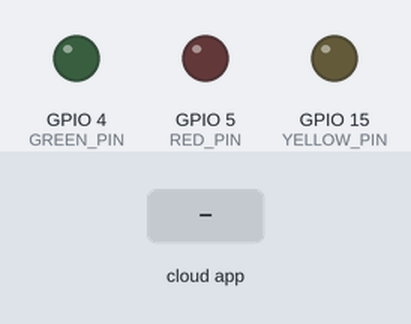
Recording of a sketch running on a simulated ESP8266 (NodeMCU). On the bench: output pins drawn as LEDs (lit = HIGH). Inputs (shaded band) come from the test bench. WiFi joins after 1.5 s; servers stay silent unless stated; network time is answered at once with the bench clock; the local clock reads 2024-03-15 10:24:30 at power-on unless the sketch sets it; what the sketch prints to the serial monitor is not drawn.

Above: at 0.1 s.
At 2.7 s:
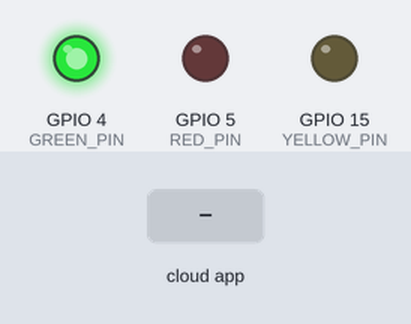
2.8 s: the phone or cloud app sets scheduleControl to 0
4.3 s: the phone or cloud app sets scheduleControl to 1
Timing chart, 0 to 7.3 s (numbered marks = the images above; inputs shaded):
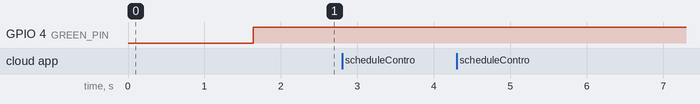

The sketch:

simpleAdafruitIODashboard.ino
```cpp
// (licence header left out)
// comment out the following lines if you are using fona or ethernet
#include "AdafruitIO_WiFi.h"
//included libraries
#include <NTPClient.h>
#include <ESP8266WiFi.h>
#include <WiFiUdp.h>

/******************************* WIFI **************************************/
#define WIFI_SSID "TP-Link_51CA"
#define WIFI_PASS "password"
/************************ Adafruit IO Config *******************************/
// visit io.adafruit.com if you need to create an account,
// or if you need your Adafruit IO key.
#define IO_USERNAME "tisnotgonnawork"
#define IO_KEY "aio_NVKw13FFr1yzR6LuPUjT0gIiVjg4" // <- Adafruit might reset this from time to time so make sure to check this is the same

#if defined(USE_AIRLIFT) || defined(ADAFRUIT_METRO_M4_AIRLIFT_LITE) ||         \
    defined(ADAFRUIT_PYPORTAL)
// Configure the pins used for the ESP32 connection
#if !defined(SPIWIFI_SS) // if the wifi definition isnt in the board variant
// Don't change the names of these #define's! they match the variant ones
#define SPIWIFI SPI
#define SPIWIFI_SS 10 // Chip select pin
#define NINA_ACK 9    // a.k.a BUSY or READY pin
#define NINA_RESETN 6 // Reset pin
#define NINA_GPIO0 -1 // Not connected
#endif
AdafruitIO_WiFi io(IO_USERNAME, IO_KEY, WIFI_SSID, WIFI_PASS, SPIWIFI_SS,
                   NINA_ACK, NINA_RESETN, NINA_GPIO0, &SPIWIFI);
#else
AdafruitIO_WiFi io(IO_USERNAME, IO_KEY, WIFI_SSID, WIFI_PASS);
#endif

/****************FEEDS**********/
//trying to use only one variable to control all other vals
AdafruitIO_Feed *scheduleControl = io.feed("scheduleControl");


#define DAYLIGHTSAVINGS 0 //Change either to 1 or 0 depending on daylight savings. 0 = fall back (no daylight savings)
#define GREEN_PIN 4
#define YELLOW_PIN 15
#define RED_PIN 5
#define LIGHT_ON 1
#define LIGHT_OFF 0
#define WARNING_TIME 5
#define CLEANUP_TIME 13 //13 minute offset from last period to turn yellow on when it's cleanup time (2:18 - 13 mins = 2:05 <- cleanup time start)

//time setup
//offset for time zone
const long utcOffsetInSeconds = -18000;
//days of the week
char daysOfTheWeek[7][12] = {"Sunday", "Monday", "Tuesday", "Wednesday", "Thursday", "Friday", "Saturday"};

// Define NTP Client to get time
WiFiUDP ntpUDP;
NTPClient timeClient(ntpUDP, "pool.ntp.org", utcOffsetInSeconds);

int schReg[65][2] {
  //The hours is the first value, the minutes is the second value
  //When it says "Block #" that's how the computer is going through each period.
  //REGULAR TIME SCHEDULE:
  //Index (#0 - 15) <- Range of Positions for this schedule
  // Block 0 (ADVISORY)
  {7, 45},  // #0: 465 <- Position # and the conversion of hours and minutes to number of minutes since 12:00 am
  {7, 49},  // #1: 469
  // Block 1 (PERIOD 1)
  {7, 52},  // #2: 472
  {8, 48},  // #3: 528
  // Block 2 (PERIOD 2)
  {8, 51},  // #4: 531
  {9, 47},  // #5: 587
  // Block 3 (PERIOD 3)
  {9, 50},  // #6: 590
  {10, 46}, // #7: 640
  // Block 4 (PERIOD 4)
  {10, 51}, // #8: 651
  {11, 47}, // #9: 707
  // Block 5 (LUNCH)
  {11, 50}, // #10: 710
  {12, 18}, // #11: 738
  // Block 6 (PERIOD 5)
  {12, 23}, // #12: 743
  {13, 19}, // #13: 799
  // Block 7 (PERIOD 6)
  {13, 22}, // #14: 802
  {14, 18}, // #15: 858


  //EARLY RELEASE SCHEDULE:

  //Index (16-29)
  // Block 0 (ADVISORY)
  {7, 45}, // #16: 465
  {7, 50}, // #17: 470
  // Block 1 (PERIOD 1)
  {7, 53}, // #18: 473
  {8, 35}, // #19: 515
  // Block 2 (PERIOD 2)
  {8, 38}, // #20: 518
  {9, 16}, // #21: 556
  // Block 3 (PERIOD 3)
  {9, 19}, // #22: 559
  {9, 57}, // #23: 597
  // Block 4 (PERIOD 4)
  {10, 00}, // #24: 600
  {10, 38}, // #25: 638
  // Block 5 (PERIOD 5)
  {10, 41}, // #26: 641
  {11, 19}, // #27: 679
  // Block 6 (PERIOD 6)
  {11, 22}, //#28: 682
  {12, 00}, //#29: 720

  //ADVISORY ACTIVITY SCHEDULE:

  //Index (30-47)
  // Block 0 (ADVISORY)
  {7, 45}, // #30: 465
  {7, 50}, // #31: 470
  // Block 1 (PERIOD 1)
  {8, 35}, // #32: 515
  {8, 41}, // #33: 521
  // Block 2 (PERIOD 2)
  {8, 44}, // #34: 524
  {9, 32}, // #35: 572
  // Block 3 (ADVISORY ACTIVITY)
  {9, 35}, // #36: 575
  {10, 19}, //#37: 619
  // Block 4 (PERIOD 3)
  {10, 22}, // #38: 622
  {11, 10}, // #39: 670
  // Block 5 (PERIOD 4)
  {11, 15}, // #40: 675
  {12, 03}, // #41: 723
  // Block 6 (LUNCH)
  {12, 06}, // #42: 726
  {12, 36}, // #43: 756
  // Block 7 (PERIOD 5)
  {12, 39}, // #44: 759
  {13, 27}, // #45: 807
  // Block 8 (PERIOD 6)
  {13, 30}, // #46: 810
  {14, 18}, // #47: 858


  //EXTENDED ADVISORY SCHEDULE:

  //Index (48-63)
  // Block 0 (ADVISORY)
  {7, 45}, // #48: 465
  {8, 15}, // #49: 495
  // Block 1 (PERIOD 1)
  {8, 18}, // #50: 498
  {9, 10}, // #51: 550
  // Block 2 (PERIOD 2)
  {9, 13}, // #52: 553
  {10, 05}, // #53: 605
  // Block 3 (PERIOD 3)
  {10, 8}, // #54: 608
  {11, 00}, // #55: 660
  // Block 4 (PERIOD 4)
  {11, 03}, // #56: 663
  {11, 55}, // #57: 715
  // Block 5 (LUNCH)
  {11, 58}, // #58: 718
  {12, 28}, // #59: 748
  // Block 6 (PERIOD 5)
  {12, 31}, // #60: 751
  {13, 23}, // #61: 803
  // Block 7 (PERIOD 6)
  {13, 26}, // #62: 806
  {14, 18}, // #63: 858
};

// Multidimensional array to control schedules
// This is the order of values in the array
// {schStartVal, schEndVal, lunchVal}
uint8_t schCnt[4][3] {
  {0, 15, 10},
  {16, 29, 0},
  {30, 47, 42},
  {48, 63, 58},
};

/*******VARIABLES****/
int schIndex = 0;
int block = schIndex;
int nowTime = 460;
int scheduleControlVal = 0;
int schStartVal = 0;
int schEndVal = 0;
int lunchVal = 0;

// Converts the hours and minutes of the array into # of minutes since 12:00 am
int convert_time(int hrs, int mns) {
  int conv_time;
  conv_time = hrs * 60;
  conv_time = conv_time + mns;
  return conv_time;
};


void setup() {

  // start the serial connection
  Serial.begin(115200);
  // wait for serial monitor to open
  while (! Serial);

  int conv_time;
  int i;

  // start the wifi connection
  WiFi.begin(WIFI_SSID, WIFI_PASS);
  // will print out . until connected
  // make sure to change WIFI_SSID and WIFI_PASS in the defines up top if not connecting within 1 min or so
  while ( WiFi.status() != WL_CONNECTED ) {
    delay ( 500 );
    Serial.print ( "." );
  }

  timeClient.begin();

  // connect to io.adafruit.com
  Serial.print("Connecting to Adafruit IO");
  io.connect();

  // set up a message handler for the feeds.
  // the handleMessage function (defined below)
  // will be called whenever a message is
  // received from adafruit io.
  scheduleControl->onMessage(scheduleControlValue);


  // wait for a connection (will print out . until connected to Adafruit IO)
  // make sure to change IO_USERNAME and IO_KEY  up top
  while (io.status() < AIO_CONNECTED) {
    Serial.print(".");
    delay(500);
  }

  // we are connected
  Serial.println();
  Serial.println(io.statusText());

  // make sure the feed gets its current values right away
  scheduleControl->get();

  // setup pins (change value with defines up top)
  // for Feather Huzzah make sure to avoid GPIO 0, 2, 15
  pinMode(GREEN_PIN, OUTPUT);
  pinMode(YELLOW_PIN, OUTPUT);
  pinMode(RED_PIN, OUTPUT);

  int hrs = timeClient.getHours() + DAYLIGHTSAVINGS;
  int mins = timeClient.getMinutes();
  int secs = timeClient.getSeconds();
  convert_time(hrs, mins);
  int nowTime = conv_time;

  // Gets initial block
  for ( i = 0; i < 8; i += 2) {
    int startPeriod = convert_time(schReg[i][0], schReg[i][1]);
    int nextPeriod = convert_time(schReg[i + 2][0], schReg[i + 2][1]);
    if (nowTime >= startPeriod && nowTime <= nextPeriod) {
      break;
    }
  }
  block = i;
}

void loop() {

  io.run();

  timeClient.update();


  // Date and time print statements
  // This prints out the #day of the week -> Serial.print(daysOfTheWeek[timeClient.getDay()]);
  //Serial.print(timeClient.getDay());
  //Serial.print(", ");
  Serial.print(timeClient.getHours() + DAYLIGHTSAVINGS);
  Serial.print(":");
  Serial.print(timeClient.getMinutes());
  Serial.print(":");
  Serial.print(timeClient.getSeconds());
  Serial.print(" ");
  //Serial.println(timeClient.getFormattedTime());
  // ^ does the same thing as the previous serial statements

  int conv_time;
  int hrs = timeClient.getHours() + DAYLIGHTSAVINGS;
  int mins = timeClient.getMinutes();
  int sec = timeClient.getSeconds();
  int nowTime = convert_time(hrs, mins);

  // Gets time values for current period
  int startPeriod = convert_time(schReg[block][0], schReg[block][1]); //green is on between startPeriod and endPeriod - 5
  int endPeriod = convert_time(schReg[block + 1][0], schReg[block + 1][1]); // yellow is on between endPeriod - 5 and endPeriod
  int nextPeriod = convert_time(schReg[block + 2][0], schReg[block + 2][1]);  //red is on between endPeriod and nextPeriod

  //Uncomment to see the values of schStartVal, schEndVal, and lunchVal on the Serial monitor
  /*
    Serial.print(" schStartVal: ");
    Serial.print(schStartVal);
    Serial.print(" schEndVal: ");
    Serial.print(schEndVal);
    Serial.print(" lunchVal: ");
    Serial.print(lunchVal);
  */

  //Uncomment to see the values of nowTime, StartPeriod, endPeriod, nextPeriod, and block on the Serial monitor
  /*
    Serial.print("nowTime: ");
    Serial.print(nowTime);
    Serial.print(" StartP: ");
    Serial.print(startPeriod);
    Serial.print("  ");
    Serial.print("EndP: ");
    Serial.print(endPeriod);
    Serial.print("  ");
    Serial.print("NextP: ");
    Serial.print(nextPeriod);
    Serial.print("  ");
    Serial.print("Block: ");
    Serial.print(block / 2);
  */


  schStartVal = schCnt[scheduleControlVal][0];
  schEndVal = schCnt[scheduleControlVal][1];
  lunchVal = schCnt[scheduleControlVal][2];

  // Function to turn off the lights when theres no school
  if (nowTime < convert_time(schReg[schStartVal][0], schReg[schStartVal][1]) || nowTime >= convert_time(schReg[schEndVal][0], schReg[schEndVal][1])) {
    digitalWrite(GREEN_PIN, LIGHT_OFF);
    digitalWrite(YELLOW_PIN, LIGHT_OFF);
    digitalWrite(RED_PIN, LIGHT_OFF);
    block = schIndex;
    Serial.print(" (OUTSIDE SCHOOL)");

    // Turn only red light on during lunch time
  } else if ((nowTime >= convert_time(schReg[lunchVal][0], schReg[lunchVal][1])) && nowTime <= convert_time(schReg[lunchVal + 1][0], schReg[lunchVal + 1][1])) {
    digitalWrite(GREEN_PIN, LIGHT_OFF);
    digitalWrite(YELLOW_PIN, LIGHT_OFF);
    digitalWrite(RED_PIN, LIGHT_ON);
    Serial.print(" (LUNCH)");

    // Turn on yellow on cleanup time for the last period
  } else if (block == 16 && nowTime < endPeriod - CLEANUP_TIME) {
    digitalWrite(GREEN_PIN, LIGHT_OFF);
    digitalWrite(YELLOW_PIN, LIGHT_ON);
    digitalWrite(RED_PIN, LIGHT_OFF);
    Serial.print(" (CLEANUP) ");

    // Class time
  } else if (nowTime < endPeriod - WARNING_TIME) {
    digitalWrite(GREEN_PIN, LIGHT_ON);
    digitalWrite(YELLOW_PIN, LIGHT_OFF);
    digitalWrite(RED_PIN, LIGHT_OFF);
    Serial.print(" (CLASS)");

    // Five minutes before period ends
  } else if (nowTime < endPeriod) {
    digitalWrite(YELLOW_PIN, LIGHT_ON);
    digitalWrite(GREEN_PIN, LIGHT_OFF);
    digitalWrite(RED_PIN, LIGHT_OFF);
    Serial.print(" (WARNING)");

    // Passing time
  } else if (nowTime >= endPeriod && nowTime < nextPeriod) {
    Serial.print(" (PASSING)");
    digitalWrite(RED_PIN, LIGHT_ON);
    digitalWrite(YELLOW_PIN, LIGHT_OFF);

    // Cycle the light and go to next block
  } else if (nowTime >= nextPeriod) {
    digitalWrite(RED_PIN, LIGHT_OFF);
    digitalWrite(GREEN_PIN, LIGHT_ON);
    Serial.print(" !NEW PERIOD!");
    block += 2;
  }

  // Indicates which light is on from the Serial monitor
  if (digitalRead(GREEN_PIN) ==  LIGHT_ON) {
    Serial.print(" |GREEN|");
  }
  if (digitalRead(YELLOW_PIN) == LIGHT_ON) {
    Serial.print(" |YELLOW|");
  }
  if (digitalRead(RED_PIN) ==  LIGHT_ON) {
    Serial.print(" |RED|");
  }

  // Indicates which schedule the stoplight is following on the Serial monitor
  if (schStartVal == schCnt[0][0] && schEndVal == schCnt[0][1] && lunchVal == schCnt[0][2]) {
    Serial.print(" FOLLWING REGULAR SCHEDULE");
  }
  if (schStartVal == schCnt[1][0] && schEndVal == schCnt[1][1]) {
    Serial.print(" FOLLOWING EARLY RELEASE");
  }
  if (schStartVal == schCnt[2][0] && schEndVal == schCnt[2][1] && lunchVal == schCnt[2][2]) {
    Serial.print(" FOLLOWING ADVISORY ACTIVITY" );
  }
  if (schStartVal == schCnt[3][0] && schEndVal == schCnt[3][1] && lunchVal == schCnt[3][2]) {
    Serial.print(" FOLLOWING EXTENDED ADVISORY ACTIVITY");
  }

  Serial.println();
  delay(500);
}


// this function is called whenever an 'scheduleControl' feed message
// is received from Adafruit IO. it was attached to
// the 'scheduleControl' feed in the setup() function above.
void scheduleControlValue(AdafruitIO_Data * data) {

  //convert data to integer
  int scheduleControlRead = data->toInt();
  Serial.print("received <- ");

  // we can use feedName() in order to find out which feed the message came from.
  Serial.print(data->feedName());
  Serial.print(" ");

  // print out the received value
  Serial.println(scheduleControlRead);

  // set the read value equal to the variable to change which schedule
  scheduleControlVal = scheduleControlRead;

}
```

Measured:
- after the input at 2.8 s, every drawn part: stays the same
- after the input at 4.3 s, every drawn part: stays the same
